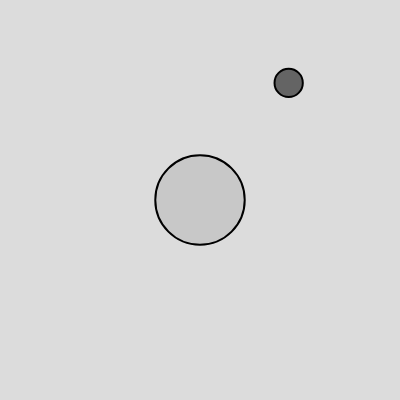
Frame 1 (no input)
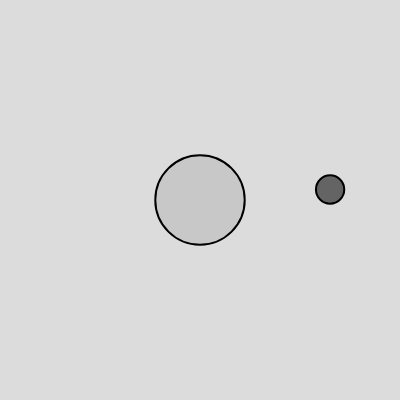
Frame 60 (no input)
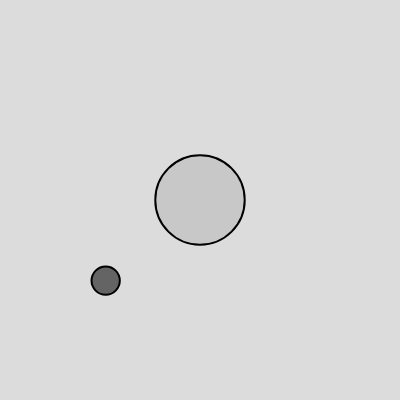
Frame 120 (the mouse pressed at the canvas centre since frame 60)

The p5.js sketch that drew these frames (run headless with seeded random() and noise() and a simulated clock; from frame 60 on, the mouse is pressed at the canvas centre):

// p5.js sketch
// ── sketch.js
let attractor;
let mover;
let G = 3;

function setup() {
  createCanvas(400, 400);
  
  let attractorMass = 20;
  let moverMass = 2;
  
  attractor = new Attractor(attractorMass);
  mover = new Mover(random(0, width), random(0, height), moverMass);
  
}

function draw() {
  background(220);
  
  // show attractor
  attractor.show();
  
  // apply the gravitational attraction force between the two
  // let g = 0.3;
  // let force = mover.calculateGravitationalAttraction(attractor);
  let force = attractor.calculateGravitationalAttraction(mover)
  mover.applyForce(force);
  
  // apply gravity
  // let gravityX = map(mover.mass, 0, 10, 0, 1);
  // let gravity = createVector(0, gravityX);
  // mover.applyForce(gravity);
  
  mover.update();
  mover.show();
}


class Mover{
  constructor(x, y, mass){
    this.position = createVector(x, y);
    this.mass = mass;
    this.velocity = createVector(3, 0);
    this.acceleration = createVector();
    this.topspeed = 5;
    this.diameter = sqrt(this.mass) * 20;
  }
  
  applyForce(force){
    // A = F/M;
    let f = p5.Vector.div(force, this.mass);
    this.acceleration.add(f);
  }
  
  
  update(){
    this.velocity.add(this.acceleration);
    this.velocity.limit(this.topspeed);
    this.position.add(this.velocity);
    
    // reset acceleartion
    this.acceleration.mult(0);
  }
  
  show(){
    fill (100);
    circle(this.position.x, this.position.y, this.diameter);
  }
  
}


class Attractor{
  constructor(mass){
    this.position = createVector(width/2, height/2);
    this.mass = mass;
    this.diameter = sqrt(this.mass) * 20;
  }
  
  calculateGravitationalAttraction(mover){
    // get the force from mover to attractor
    let force = p5.Vector.sub(this.position, mover.position);
    // get the distance between the two
    let distance = force.mag() 
    // constrain the distance to avoid the extreme weak/strong forces
    distance = constrain(distance, 5, 25);
    // get the magnitude/strength of the force
    let magnitude = (G * this.mass * mover.mass) / (distance * distance);
    // set the force in the magnitude
    force.setMag(magnitude);
    
    return force;
  }
  
  show(){
    fill(200);
    strokeWeight(2);
    circle(this.position.x, this.position.y, this.diameter);
  }
  
}
